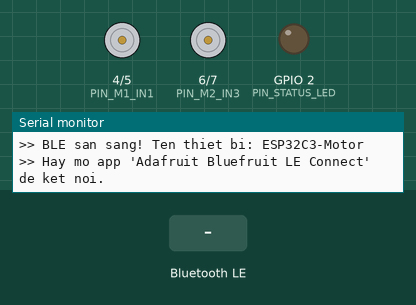
Recording of a program running on a simulated ESP32-C3. Parts: motor-driver pin pairs drawn as motors (green arrow = first pin HIGH = forward, orange = second pin HIGH = backward, longer = more drive), output pins drawn as LEDs (lit = HIGH), the last lines printed to the serial monitor. The test bench sets the inputs (shaded band). Nothing arrives over Bluetooth unless stated; a phone connects over Bluetooth LE 3 s after start.

Above: at 1.7 s.
1.8 s: Bluetooth LE write "F" received
At 3.1 s:
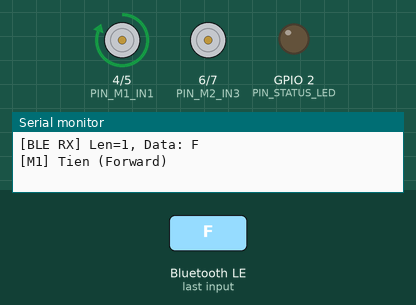
4.8 s: Bluetooth LE write "B" received
At 5.4 s:
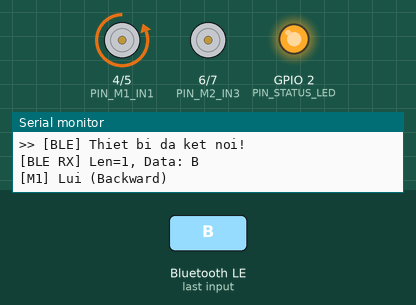
6.3 s: Bluetooth LE write "S" received
At 6.6 s:
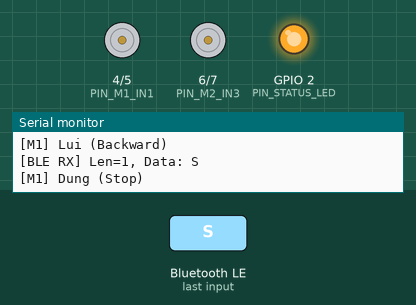
7.8 s: Bluetooth LE write "2" received
At 9.0 s:
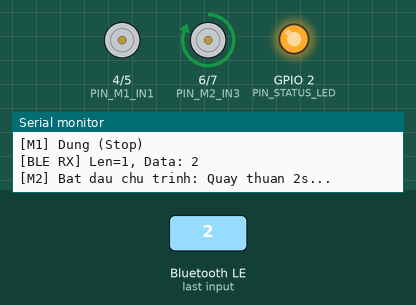
10.8 s: Bluetooth LE write "TIEN" received
At 12.2 s:
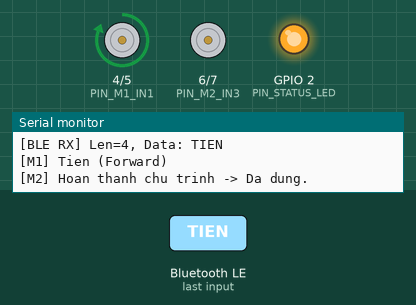
13.3 s: Bluetooth LE write "M2" received
At 15.8 s:
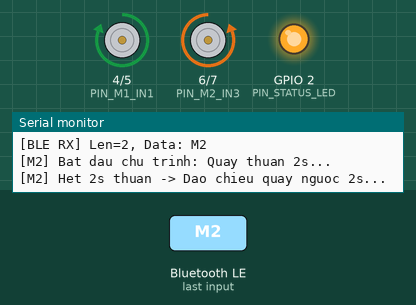
Timing chart, 0 to 18.8 s (numbered marks = the images above; inputs shaded):
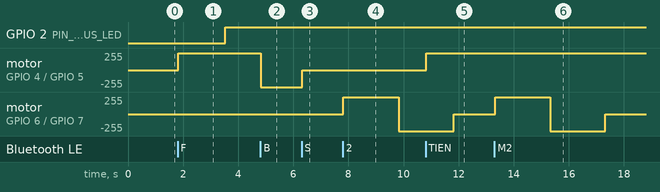

Measured:
- after the input at 1.8 s, motor on GPIO 4 (PIN_M1_IN1) / GPIO 5 (PIN_M1_IN2): stopped → forward 255/255 at once
- after the input at 4.8 s, motor on GPIO 4 (PIN_M1_IN1) / GPIO 5 (PIN_M1_IN2): forward 255/255 → backward 255/255 at once
- after the input at 6.3 s, motor on GPIO 4 (PIN_M1_IN1) / GPIO 5 (PIN_M1_IN2): backward 255/255 → stopped at once
- after the input at 7.8 s, motor on GPIO 6 (PIN_M2_IN3) / GPIO 7 (PIN_M2_IN4): stopped → forward 255/255 at once, → backward 255/255 2.0 s later
- after the input at 10.8 s, motor on GPIO 4 (PIN_M1_IN1) / GPIO 5 (PIN_M1_IN2): stopped → forward 255/255 at once
- after the input at 13.3 s, motor on GPIO 6 (PIN_M2_IN3) / GPIO 7 (PIN_M2_IN4): stopped → forward 255/255 at once, → backward 255/255 2.0 s later, → stopped 2.0 s later

The program:

main.cpp
```cpp
#include <Arduino.h>
#include <BLEDevice.h>
#include <BLEServer.h>
#include <BLEUtils.h>
#include <BLE2902.h>

#include "config.h"
#include "motor_driver.h"

// Biến quản lý BLE
static BLEServer* pServer = nullptr;
static BLECharacteristic* pTxCharacteristic = nullptr;
static bool deviceConnected = false;
static bool oldDeviceConnected = false;

// Hàm gửi phản hồi chuỗi ký tự về App Bluefruit qua BLE TX
void sendBleResponse(const char* text) {
    if (deviceConnected && pTxCharacteristic != nullptr) {
        String msg = String(text) + "\r\n";
        pTxCharacteristic->setValue((uint8_t*)msg.c_str(), msg.length());
        pTxCharacteristic->notify();
    }
}

// Xử lý dữ liệu nhận được từ Adafruit Bluefruit LE Connect App
void handleRxData(const uint8_t* data, size_t length) {
    if (length == 0) return;

    // In thô ra Serial để debug
    Serial.printf("[BLE RX] Len=%d, Data: ", length);
    for (size_t i = 0; i < length; i++) {
        if (isprint(data[i])) Serial.print((char)data[i]);
        else Serial.printf("<0x%02X>", data[i]);
    }
    Serial.println();

    // 1. Kiểm tra gói Controller Pad của Bluefruit (bắt đầu bằng '!B')
    // Gói dạng: '!B' + Button_Num + State_Press ('1'=nhấn, '0'=nhả) + Checksum
    if (length >= 4 && data[0] == '!' && data[1] == 'B') {
        char button = (char)data[2];
        char state  = (char)data[3];

        switch (button) {
            case '5': // Mũi tên LÊN (Up arrow) -> Động cơ 1 Tiến
                if (state == '1') {
                    motors.motor1Forward();
                } else {
                    motors.motor1Stop();
                }
                break;

            case '6': // Mũi tên XUỐNG (Down arrow) -> Động cơ 1 Lùi
                if (state == '1') {
                    motors.motor1Backward();
                } else {
                    motors.motor1Stop();
                }
                break;

            case '1': // Nút số 1 (Button 1) -> Kích hoạt chu trình Động cơ 2
                if (state == '1') {
                    motors.motor2StartCycle();
                }
                break;

            case '2': // Nút số 2 (Button 2) -> Dừng khẩn cấp toàn bộ
                if (state == '1') {
                    motors.stopAll();
                }
                break;

            case '7': // Mũi tên TRÁI (Left) - dự phòng
            case '8': // Mũi tên PHẢI (Right) - dự phòng
            case '3': // Nút 3
            case '4': // Nút 4
                if (state == '1') {
                    Serial.printf("Nut %c duoc nhan (Chua gan tinh nang)\n", button);
                }
                break;

            default:
                break;
        }
        return;
    }

    // 2. Xử lý lệnh dạng Text (khi dùng tab UART Terminal của Bluefruit)
    String cmd = "";
    for (size_t i = 0; i < length; i++) {
        char c = (char)data[i];
        if (c != '\r' && c != '\n') {
            cmd += c;
        }
    }
    cmd.trim();

    if (cmd.equalsIgnoreCase("F") || cmd.equalsIgnoreCase("TIEN")) {
        motors.motor1Forward();
    } else if (cmd.equalsIgnoreCase("B") || cmd.equalsIgnoreCase("LUI")) {
        motors.motor1Backward();
    } else if (cmd.equalsIgnoreCase("S") || cmd.equalsIgnoreCase("DUNG")) {
        motors.motor1Stop();
    } else if (cmd.equalsIgnoreCase("2") || cmd.equalsIgnoreCase("M2") || cmd.equalsIgnoreCase("ACTION")) {
        motors.motor2StartCycle();
    } else if (cmd.equalsIgnoreCase("X") || cmd.equalsIgnoreCase("STOP")) {
        motors.stopAll();
    } else if (cmd.length() > 0) {
        Serial.printf("Lenh text khong xac dinh: %s\n", cmd.c_str());
        sendBleResponse("Lenh hop le: F (Tien), B (Lui), S (Dung), 2 (Chay M2), X (Dung het)");
    }
}

// Callback sự kiện kết nối BLE Server
class MyServerCallbacks : public BLEServerCallbacks {
    void onConnect(BLEServer* server) override {
        deviceConnected = true;
        Serial.println(">> [BLE] Thiet bi da ket noi!");
#if defined(PIN_STATUS_LED)
        digitalWrite(PIN_STATUS_LED, HIGH);
#endif
    }

    void onDisconnect(BLEServer* server) override {
        deviceConnected = false;
        Serial.println(">> [BLE] Mat ket noi! Dung toan bo dong co.");
        motors.stopAll();
#if defined(PIN_STATUS_LED)
        digitalWrite(PIN_STATUS_LED, LOW);
#endif
    }
};

// Callback khi App gửi dữ liệu xuống qua Characteristic RX
class MyRxCallbacks : public BLECharacteristicCallbacks {
    void onWrite(BLECharacteristic* pCharacteristic) override {
        std::string rxValue = pCharacteristic->getValue();
        if (rxValue.length() > 0) {
            handleRxData((const uint8_t*)rxValue.data(), rxValue.length());
        }
    }
};

void setup() {
    Serial.begin(115200);
    delay(500);

    Serial.println("\n==========================================");
    Serial.println("   ESP32-C3 DUAL MOTOR BLUEFRUIT CONTROLLER");
    Serial.println("   M1: 2 Banh xe (Tien/Lui)");
    Serial.println("   M2: Quay thuan 2s -> Quay nguoc 2s -> Dung");
    Serial.println("   Driver: MX1508");
    Serial.println("==========================================\n");

#if defined(PIN_STATUS_LED)
    pinMode(PIN_STATUS_LED, OUTPUT);
    digitalWrite(PIN_STATUS_LED, LOW);
#endif

    // Khởi tạo điều khiển động cơ
    motors.begin();
    motors.setCallback(sendBleResponse);

    // Khởi tạo BLE
    BLEDevice::init(DEVICE_NAME);
    pServer = BLEDevice::createServer();
    pServer->setCallbacks(new MyServerCallbacks());

    // Tạo Service Nordic UART
    BLEService* pService = pServer->createService(SERVICE_UUID);

    // Characteristic TX (Gửi trạng thái về điện thoại)
    pTxCharacteristic = pService->createCharacteristic(
        CHARACTERISTIC_UUID_TX,
        BLECharacteristic::PROPERTY_NOTIFY
    );
    pTxCharacteristic->addDescriptor(new BLE2902());

    // Characteristic RX (Nhận lệnh từ điện thoại)
    BLECharacteristic* pRxCharacteristic = pService->createCharacteristic(
        CHARACTERISTIC_UUID_RX,
        BLECharacteristic::PROPERTY_WRITE | BLECharacteristic::PROPERTY_WRITE_NR
    );
    pRxCharacteristic->setCallbacks(new MyRxCallbacks());

    pService->start();

    // Bắt đầu quảng bá (Advertising)
    BLEAdvertising* pAdvertising = BLEDevice::getAdvertising();
    pAdvertising->addServiceUUID(SERVICE_UUID);
    pAdvertising->setScanResponse(true);
    pAdvertising->setMinPreferred(0x06);
    pAdvertising->setMinPreferred(0x12);
    BLEDevice::startAdvertising();

    Serial.printf(">> BLE san sang! Ten thiet bi: %s\n", DEVICE_NAME);
    Serial.println(">> Hay mo app 'Adafruit Bluefruit LE Connect' de ket noi.");
}

void loop() {
    // Luôn cập nhật trạng thái non-blocking của động cơ (đặc biệt là M2 đếm thời gian 2s)
    motors.update();

    // Tự động kích hoạt lại Advertising khi bị ngắt kết nối
    if (!deviceConnected && oldDeviceConnected) {
        delay(500); // Đợi bluetooth stack ổn định
        pServer->startAdvertising();
        Serial.println(">> [BLE] Bat dau quang ba lai (Advertising)...");
        oldDeviceConnected = deviceConnected;
    }
    if (deviceConnected && !oldDeviceConnected) {
        oldDeviceConnected = deviceConnected;
    }

    // Delay nhỏ để nhường CPU cho background BLE stack và tránh nóng chip
    delay(5);
}
```

config.h
```cpp
#pragma once

#include <Arduino.h>

// ==========================================
// CẤU HÌNH CHÂN KẾT NỐI ESP32-C3 VỚI MX1508
// ==========================================
// Động cơ 1 (2 bánh xe - Tiến / Lùi)
#define PIN_M1_IN1          4   // GPIO4 -> IN1 (MX1508)
#define PIN_M1_IN2          5   // GPIO5 -> IN2 (MX1508)

// Động cơ 2 (Quay 2s rồi quay ngược lại)
#define PIN_M2_IN3          6   // GPIO6 -> IN3 (MX1508)
#define PIN_M2_IN4          7   // GPIO7 -> IN4 (MX1508)

// Đèn LED báo trạng thái BLE (Tùy chọn: GPIO 8 hoặc GPIO 2 tùy board)
#define PIN_STATUS_LED      2   // GPIO2 (hoặc 8 cho DevKitM-1 RGB/LED)

// ==========================================
// CẤU HÌNH TỐC ĐỘ VÀ THỜI GIAN
// ==========================================
#define DEFAULT_MOTOR_SPEED 255 // Tốc độ PWM (0 - 255)
#define M2_RUN_DURATION_MS  2000 // Thời gian quay mỗi chiều của Động cơ 2 (2000 ms = 2 giây)

// ==========================================
// BLE NORDIC UART SERVICE (ADAFRUIT BLUEFRUIT)
// ==========================================
#define DEVICE_NAME         "ESP32C3-Motor"
#define SERVICE_UUID        "6E400001-B5A3-F393-E0A9-E50E24DCCA9E" // UART Service
#define CHARACTERISTIC_UUID_RX "6E400002-B5A3-F393-E0A9-E50E24DCCA9E" // App gửi xuống ESP32
#define CHARACTERISTIC_UUID_TX "6E400003-B5A3-F393-E0A9-E50E24DCCA9E" // ESP32 gửi lên App
```

motor_driver.h
```cpp
#pragma once

#include <Arduino.h>
#include "config.h"

enum Motor2State {
    M2_STATE_IDLE,
    M2_STATE_FORWARD,
    M2_STATE_REVERSE
};

enum Motor1State {
    M1_STATE_STOP,
    M1_STATE_FORWARD,
    M1_STATE_BACKWARD
};

// Kiểu hàm callback thông báo trạng thái
typedef void (*StatusCallback)(const char* message);

class MotorController {
public:
    MotorController();
    void begin();

    // Điều khiển Động cơ 1 (Bánh xe)
    void motor1Forward(uint8_t speed = DEFAULT_MOTOR_SPEED);
    void motor1Backward(uint8_t speed = DEFAULT_MOTOR_SPEED);
    void motor1Stop();
    Motor1State getMotor1State() const { return _m1State; }

    // Điều khiển Động cơ 2 (Chu trình tự động 2s thuận -> 2s ngược -> Dừng)
    void motor2StartCycle(uint8_t speed = DEFAULT_MOTOR_SPEED);
    void motor2Stop();
    bool isMotor2Busy() const { return _m2State != M2_STATE_IDLE; }
    Motor2State getMotor2State() const { return _m2State; }

    // Cần gọi liên tục trong hàm loop() để xử lý non-blocking
    void update();

    // Dừng khẩn cấp toàn bộ động cơ
    void stopAll();

    // Đăng ký callback gửi log về BLE app
    void setCallback(StatusCallback cb) { _callback = cb; }

private:
    Motor1State _m1State;
    Motor2State _m2State;
    uint32_t _m2StartTime;
    uint8_t _m2Speed;
    StatusCallback _callback;

    void notify(const char* msg);
    void setMotor1Outputs(uint8_t in1Val, uint8_t in2Val);
    void setMotor2Outputs(uint8_t in3Val, uint8_t in4Val);
};

extern MotorController motors;
```

motor_driver.cpp
```cpp
#include "motor_driver.h"

MotorController motors;

MotorController::MotorController()
    : _m1State(M1_STATE_STOP),
      _m2State(M2_STATE_IDLE),
      _m2StartTime(0),
      _m2Speed(DEFAULT_MOTOR_SPEED),
      _callback(nullptr) {
}

void MotorController::begin() {
    pinMode(PIN_M1_IN1, OUTPUT);
    pinMode(PIN_M1_IN2, OUTPUT);
    pinMode(PIN_M2_IN3, OUTPUT);
    pinMode(PIN_M2_IN4, OUTPUT);

    stopAll();
}

void MotorController::notify(const char* msg) {
    Serial.println(msg);
    if (_callback) {
        _callback(msg);
    }
}

void MotorController::setMotor1Outputs(uint8_t in1Val, uint8_t in2Val) {
    analogWrite(PIN_M1_IN1, in1Val);
    analogWrite(PIN_M1_IN2, in2Val);
}

void MotorController::setMotor2Outputs(uint8_t in3Val, uint8_t in4Val) {
    analogWrite(PIN_M2_IN3, in3Val);
    analogWrite(PIN_M2_IN4, in4Val);
}

void MotorController::motor1Forward(uint8_t speed) {
    _m1State = M1_STATE_FORWARD;
    setMotor1Outputs(speed, 0);
    notify("[M1] Tien (Forward)");
}

void MotorController::motor1Backward(uint8_t speed) {
    _m1State = M1_STATE_BACKWARD;
    setMotor1Outputs(0, speed);
    notify("[M1] Lui (Backward)");
}

void MotorController::motor1Stop() {
    _m1State = M1_STATE_STOP;
    setMotor1Outputs(0, 0);
    notify("[M1] Dung (Stop)");
}

void MotorController::motor2StartCycle(uint8_t speed) {
    _m2Speed = speed;
    _m2State = M2_STATE_FORWARD;
    _m2StartTime = millis();
    setMotor2Outputs(_m2Speed, 0);
    notify("[M2] Bat dau chu trinh: Quay thuan 2s...");
}

void MotorController::motor2Stop() {
    _m2State = M2_STATE_IDLE;
    setMotor2Outputs(0, 0);
    notify("[M2] Dung (Stop)");
}

void MotorController::update() {
    if (_m2State == M2_STATE_IDLE) {
        return;
    }

    uint32_t now = millis();
    uint32_t elapsed = now - _m2StartTime;

    if (_m2State == M2_STATE_FORWARD) {
        if (elapsed >= M2_RUN_DURATION_MS) {
            // Chuyển sang quay ngược
            _m2State = M2_STATE_REVERSE;
            _m2StartTime = now;
            setMotor2Outputs(0, _m2Speed);
            notify("[M2] Het 2s thuan -> Dao chieu quay nguoc 2s...");
        }
    } else if (_m2State == M2_STATE_REVERSE) {
        if (elapsed >= M2_RUN_DURATION_MS) {
            // Hoàn thành chu trình
            _m2State = M2_STATE_IDLE;
            setMotor2Outputs(0, 0);
            notify("[M2] Hoan thanh chu trinh -> Da dung.");
        }
    }
}

void MotorController::stopAll() {
    motor1Stop();
    motor2Stop();
    notify("[ALL] Dung toan bo dong co khancap.");
}
```
